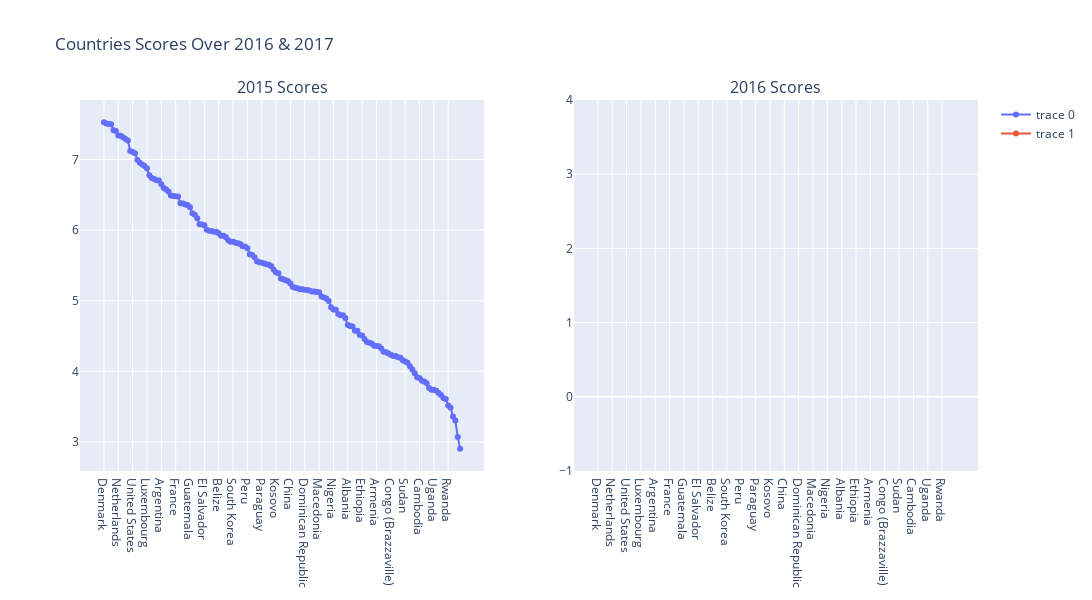

The notebook cell saved with this chart:
### Code cell
# visualize the countries score in 2015 & 2016
fig = make_subplots(rows=1, cols=2, subplot_titles=("2015 Scores", "2016 Scores"))

fig.add_trace(
    go.Scatter(x=df_2016_2017["Country"], y=df_2016_2017["Happiness Score 2016"], mode='markers+lines'),
    row=1, col=1
)

fig.add_trace(
    go.Scatter(x=df_2016_2017["Country"], y=df_2016_2017["Happiness Score 2017"], mode='markers+lines'),
    row=1, col=2
)
fig.update_layout(height=600, width=1500, title_text="Countries Scores Over 2016 & 2017")
fig.show()

### Figure 1 — Plotly figure (JSON) as saved in the notebook; plotly's stock layout.template omitted (floating-point values rounded to 4 significant figures; data arrays with more than 128 entries replaced by an {"elided": "..."} marker saying what was removed)
{"data": [{"mode": "markers+lines", "type": "scatter", "x": {"elided": "150 str values"}, "xaxis": "x", "y": {"elided": "150 float values"}, "yaxis": "y"}, {"mode": "markers+lines", "type": "scatter", "x": {"elided": "150 str values"}, "xaxis": "x2", "y": {"elided": "150 null values"}, "yaxis": "y2"}], "layout": {"annotations": [{"font": {"size": 16}, "showarrow": false, "text": "2015 Scores", "x": 0.225, "xanchor": "center", "xref": "paper", "y": 1, "yanchor": "bottom", "yref": "paper"}, {"font": {"size": 16}, "showarrow": false, "text": "2016 Scores", "x": 0.775, "xanchor": "center", "xref": "paper", "y": 1, "yanchor": "bottom", "yref": "paper"}], "height": 600, "title": {"text": "Countries Scores Over 2016 & 2017"}, "width": 1500, "xaxis": {"anchor": "y", "domain": [0, 0.45]}, "xaxis2": {"anchor": "y2", "domain": [0.55, 1]}, "yaxis": {"anchor": "x", "domain": [0, 1]}, "yaxis2": {"anchor": "x2", "domain": [0, 1]}}}
